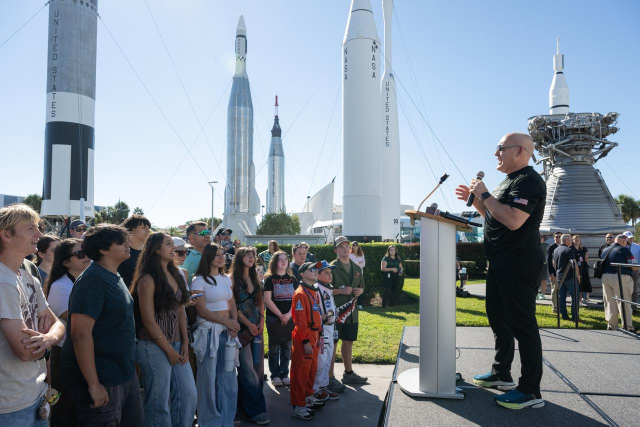
#> input picture bolumler/2026-11-21-nasa-s-moon-base-at-the-lunar-south-pole/adaylar/scene_001/aday_1.jpg, 1280 x 853 px (shown at 1/2 size)
$ python -i kurul_render_props.py   (imports and definitions only)
#> lines starting #> are read from the running program, lines starting #| are printed output that depends on the picture; after the words box and inside, x2 and y2 are one past the last pixel; in counts of white or black regions, pixels touching at a corner belong together
#!/usr/bin/env python3
"""Build Remotion props for the RebelEpisode composition from a board package.

Reads   bolumler/<kod>/production.json  (+ bolumler/<kod>/assets/*)
        projects/<kod>/assets/audio/scenes/scene_XXX.wav   (per-scene narration)
Writes  projects/<kod>/assets/public/            (Remotion --public-dir)
          images/scene_XXX.<ext>                 (copied scene images)
          video/scene_XXX.mp4                    (seçilen video klipleri)
          audio/narration.wav                    (assembled, loudness-normalised only)
          audio/mix.wav                          (narration + music bed, music ~20 dB under the narration)
        projects/<kod>/render_props.json

Scene length = max(planned duration, narration length + 0.4 s), so speech is never cut.
Narration is only loudness-normalised (mild compression + limiter to reach -14 LUFS; no EQ, no reverb).

Music: bolumler/<kod>/muzik/ (if present) else kanal/muzik/long_voyage_to_outer_space.mp3, looped with an inaudible
equal-power crossfade when shorter than the episode, with soft fade in/out (see tools/kurul_audio.py, kanal/ayarlar.json).

Usage: python tools/kurul_render_props.py <kod> [--max-seconds N] [--lufs -14] [--no-music]
Run with the project .venv (needs numpy + soundfile).
"""
from __future__ import annotations

import argparse
import json
import os
import shutil
import subprocess
import sys

import numpy as np
import soundfile as sf

ROOT = os.environ.get("KURUL_ROOT") or os.path.dirname(os.path.dirname(os.path.abspath(__file__)))
sys.path.insert(0, os.path.dirname(os.path.abspath(__file__)))
import kurul_audio  # noqa: E402

FPS = 30
TAIL_PAD_S = 0.4
END_PAD_S = 0.0  # no trailing black frames

# Schematic line graphics (remotion-composer/src/components/Schematic.tsx). Full-screen kinds replace
# the photo; "thermal_inset" is drawn over the photo.
GRAPHICS = {
    2: {"kind": "slips", "which": "three"},
    12: {"kind": "phases", "step": 1}, 13: {"kind": "phases", "step": 2}, 14: {"kind": "phases", "step": 3},
    17: {"kind": "thermal"},
    18: {"kind": "thermal_inset"},
    32: {"kind": "slips", "which": "I"}, 33: {"kind": "slips", "which": "III"},
}
# Source lines for graphic scenes (bottom-right). Scene 18 appends to the photo credit.
GRAPHIC_CREDITS = {
    2: "Source: SpacePolicyOnline, Nov 2026",
    12: "Source: NASA Moon Base", 13: "Source: NASA Moon Base", 14: "Source: NASA Moon Base",
    17: "Crater temperature: Planetary Society",
    32: "Sources: Space.com, Aerospace America", 33: "Source: Aerospace America",
}
CREDIT_APPEND = {18: "enhanced color \u00b7 Pluto: NASA New Horizons, pluto.jhuapl.edu"}
# Photos whose source has black no-data borders: crop to a 16:9 window fully inside the content.
CROP_BLACK: set[int] = set()  # (scene 18 used a Pluto mosaic strip before; it now uses a full-disc image)
# Photos shown whole, centred on the dark ground, instead of cropped to fill the frame.
FIT_CONTAIN = {18}

# Transition into these scenes is forced to a hard cut (a crossfade of two bright photos reads as a glitch).
TRANSITION_OVERRIDES = {56: "cut"}
# Extra darkening over the scene (end card).
DIM = {68: 0.6}

# Abstract scenes drawn in code (no image model).
PROCEDURAL = {
    # abstract scenes
    22: "radar", 25: "ridge",
    # no honest real image existed: generic code-drawn Moon scenes (labelled "Illustration")
    19: "crater", 35: "ridge", 37: "thermal", 53: "ridge",
}


# The tables above (GRAPHICS, GRAPHIC_CREDITS, CREDIT_APPEND, CROP_BLACK, FIT_CONTAIN, TRANSITION_OVERRIDES, DIM,
# PROCEDURAL) are keyed by SCENE ID and belong to this one episode only. Other episodes must not inherit them;
# they describe their code-drawn scenes in bolumler/<kod>/diyagramlar.json instead (see Diagram.tsx).
LEGACY_SLUG = "2026-11-21-nasa-s-moon-base-at-the-lunar-south-pole"


# [40 lines left out: functions drop_legacy_tables, tidy_credit, media_size, pick_backdrop, not called in this run]


def crop_inside_content(src: str, dst: str, thresh: int = 14) -> None:
    """Crop to the largest 16:9 window with no black pixels; among equal-size windows keep the most detailed."""
#> called with dst = 'out.png', thresh = 14
    from PIL import Image

    im = Image.open(src).convert("RGB")
#> im is the input picture: PIL image 1280x853 RGB; mean R, G, B 130.4, 141.3, 152.5
    g = np.asarray(im.convert("L")).astype(np.float32)
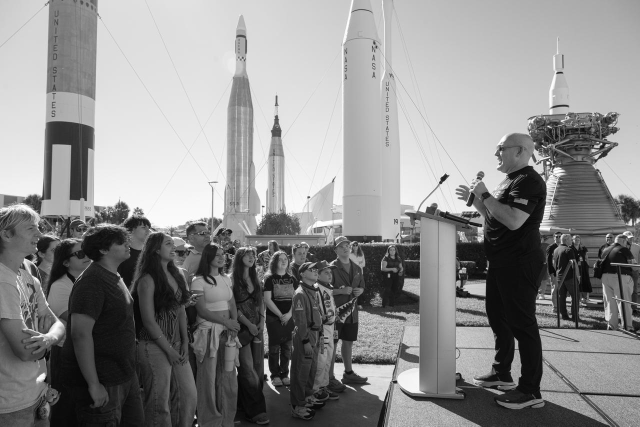
#> g: shape (853, 1280) float32 (shown at 1/2 size); min 0, max 255, mean 139.3
    fct = 3
    m = (g > thresh)[::fct, ::fct].astype(np.int32)
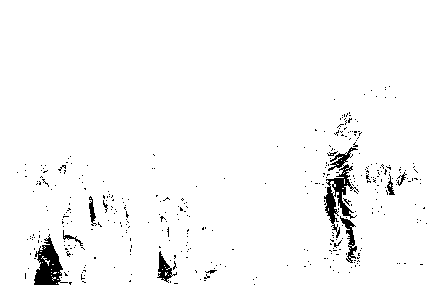
#> m: shape (285, 427) int32; values 0 (black) and 1 (white), 97% white; 378 black regions (367 under 20 px), largest, box (x1, y1, x2, y2) and area: (324, 147, 359, 238) 1013, (34, 234, 68, 285) 850, (340, 216, 357, 263) 267
    sat = np.pad(m.cumsum(0).cumsum(1), ((1, 0), (1, 0)))
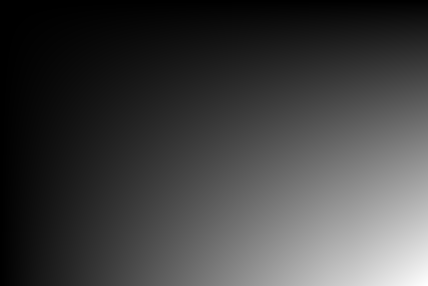
#> sat: shape (286, 428) int64; min 0, max 118101, mean 30150.2; drawn with min black and max white
    H, W = m.shape
#> H = 285; W = 427

    def full(x, y, w, h):
        return sat[y + h, x + w] - sat[y, x + w] - sat[y + h, x] + sat[y, x] == w * h

    for w in range(W, 150, -4):
        h = int(w * 9 / 16)
        cands = [(x, y) for y in range(0, H - h, 4) for x in range(0, W - w, 4) if full(x, y, w, h)]
        if cands:
            x, y = max(cands, key=lambda c: float(g[c[1] * fct:(c[1] + h) * fct:4, c[0] * fct:(c[0] + w) * fct:4].std()))
            im.crop((x * fct, y * fct, (x + w) * fct, (y + h) * fct)).save(dst, quality=95)
            return
#> this loop made 39 passes
#> (x, y) on pass 39: (0, 0)
    im.save(dst, quality=95)


# [251 lines left out: function main, not called in this run]


# [2 lines not run here, left out]

>>> result = crop_inside_content('../bolumler/2026-11-21-nasa-s-moon-base-at-the-lunar-south-pole/adaylar/scene_001/aday_1.jpg', 'out.png')

$ run again, on bolumler/2026-11-21-nasa-s-moon-base-at-the-lunar-south-pole/adaylar/scene_002/aday_3.jpg
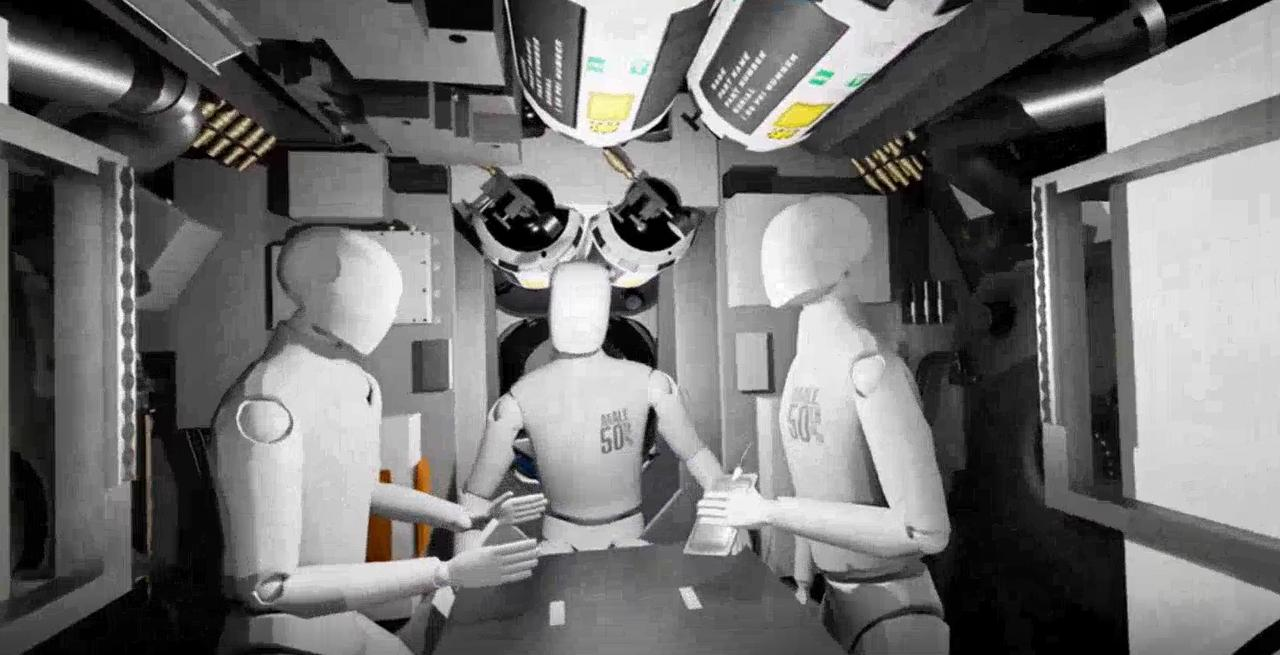
#> input picture bolumler/2026-11-21-nasa-s-moon-base-at-the-lunar-south-pole/adaylar/scene_002/aday_3.jpg, 1280 x 655 px
#> in crop_inside_content, im is the input picture: PIL image 1280x655 RGB; mean R, G, B 114.1, 113.8, 113.3
#> in crop_inside_content, `m = (g > thresh)[::fct, ::fct].astype(np.int32)`:
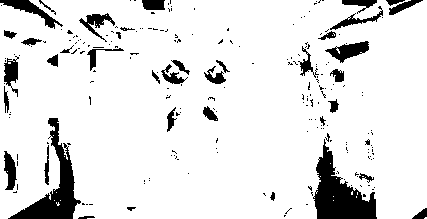
#> m: shape (219, 427) int32; values 0 (black) and 1 (white), 89.2% white; 225 black regions (185 under 20 px), largest, box (x1, y1, x2, y2) and area: (313, 139, 377, 219) 2367, (8, 118, 81, 219) 2014, (0, 0, 63, 29) 488
